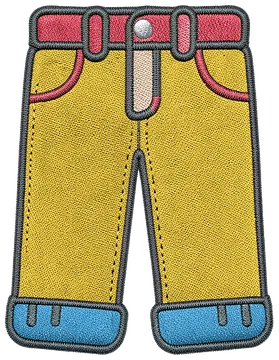
#> input picture resources/images/cards/standard/1-0.webp, 279 x 360 px
$ python -i recolour_card_art.py   (imports and definitions only)
#> lines starting #> are read from the running program, lines starting #| are printed output that depends on the picture; after the words box and inside, x2 and y2 are one past the last pixel; in counts of white or black regions, pixels touching at a corner belong together
"""Recolour marker-coloured card art masters into the four card colours.

A master is generated with each recolourable zone painted in a marker colour:
main = magenta, secondary = cyan, accent = lime. Everything else (outlines,
metal, highlights, halftone ink) is a fixed part and keeps its colour. The
background is plain white and is cut out from the image edges inwards.

Usage:
    python3 art-gen/recolour_card_art.py MASTER_OR_DIR [...] --out DIR [--sheet FILE]

See art-gen/README.md for the full approach.
"""
from __future__ import annotations

import argparse
from pathlib import Path

import numpy as np
from PIL import Image, ImageDraw, ImageFont
from scipy import ndimage

# Hue ranges in degrees for each marker zone. Generators drift off the exact
# hex values (magenta comes out deep pink, lime comes out yellow-green), so
# the ranges are wide. Navy ink (about 240 degrees) must stay outside "main".
ZONE_HUES: dict[str, tuple[float, float]] = {
    "main": (255.0, 350.0),
    "secondary": (165.0, 205.0),
    "accent": (55.0, 145.0),
}
MIN_ZONE_SATURATION = 0.20
MIN_ZONE_VALUE = 0.15
BACKGROUND_MIN_CHANNEL = 225
# Enclosed near-white areas count as background when they look like it: big
# enough, as bright as the background and as flat. Silver highlights and cream
# thread average about 245 with a spread near 8; holes average 254 with about 3.
HOLE_MIN_PIXELS = 300
HOLE_MIN_MEAN = 250
HOLE_MAX_SPREAD = 4.5
# Bright, saturated pixels outside every zone are colours the generator invented
# (gradients, extra tints). Dark navy ink is excluded by the brightness floor.
STRAY_MIN_VALUE = 0.55
STRAY_FLAG_SHARE = 0.02
# The secondary colour marks a sizeable detail (a pocket, a panel), so a master
# where it covers less than this share of the item is worth a look.
MIN_SECONDARY_SHARE = 0.04

Rgb = tuple[int, int, int]
Colourway = dict[str, Rgb]

# Used when no item is known (running this file directly on loose masters).
# The batch uses each item's own colourways from card_art_colours.py.
TRIAL_COLOURWAYS: list[tuple[str, Colourway]] = [
    ("red", {"main": (224, 59, 59), "secondary": (139, 30, 45), "accent": (246, 231, 200)}),
    ("blue", {"main": (45, 127, 249), "secondary": (23, 59, 122), "accent": (255, 159, 67)}),
    ("green", {"main": (47, 168, 90), "secondary": (20, 92, 51), "accent": (255, 209, 102)}),
    ("yellow", {"main": (247, 197, 43), "secondary": (185, 119, 14), "accent": (91, 63, 160)}),
]


def background_mask(rgb: np.ndarray) -> np.ndarray:
    """Near-white pixels connected to the image border, plus enclosed holes (a bag's top loop).

    A hole is told apart from white parts of the item (silver highlights, cream
    thread) by being the same flat pure white as the background.
    """
    near_white = (rgb >= BACKGROUND_MIN_CHANNEL).all(axis=-1)
    labels, count = ndimage.label(near_white)
    border_labels = np.unique(np.concatenate([labels[0], labels[-1], labels[:, 0], labels[:, -1]]))
    border_labels = border_labels[border_labels != 0]
    if count:
        index = np.arange(1, count + 1)
        darkest = rgb.min(axis=-1).astype(float)
        sizes = ndimage.sum(near_white, labels, index)
        means = ndimage.mean(darkest, labels, index)
        spreads = ndimage.standard_deviation(darkest, labels, index)
        holes = index[(sizes >= HOLE_MIN_PIXELS) & (means >= HOLE_MIN_MEAN) & (spreads <= HOLE_MAX_SPREAD)]
        border_labels = np.union1d(border_labels, holes)
    return np.isin(labels, border_labels)


def zone_masks(rgb: np.ndarray) -> dict[str, np.ndarray]:
    hsv = np.array(Image.fromarray(rgb).convert("HSV")).astype(np.float32) / 255.0
    hue_degrees = hsv[..., 0] * 360.0
    is_coloured = (hsv[..., 1] >= MIN_ZONE_SATURATION) & (hsv[..., 2] >= MIN_ZONE_VALUE)
    return {
        zone: is_coloured & (hue_degrees >= low) & (hue_degrees <= high)
        for zone, (low, high) in ZONE_HUES.items()
    }


def stray_colour_share(rgb: np.ndarray, masks: dict[str, np.ndarray], item: np.ndarray) -> float:
    """Share of the item's pixels in a colour the recolour can't map."""
    hsv = np.array(Image.fromarray(rgb).convert("HSV")).astype(np.float32) / 255.0
    in_any_zone = np.logical_or.reduce(list(masks.values()))
    stray = item & ~in_any_zone & (hsv[..., 1] >= MIN_ZONE_SATURATION) & (hsv[..., 2] >= STRAY_MIN_VALUE)
    return stray.sum() / max(item.sum(), 1)


MARKER_COLOURS = {"main": (255, 0, 255), "secondary": (0, 255, 255), "accent": (0, 255, 0)}
# How dark a filled hole is drawn: the inside of a garment, in shadow.
HOLE_FILL_SHADE = 0.7


# [49 lines left out: functions fill_holes, recolour, not called in this run]


def master_label(path: Path) -> str:
    """Folder plus seed: Draw Things names exports after the prompt, ending in the seed."""
    seed = path.stem.rsplit("_", 1)[-1]
    return f"{path.parent.name}-{seed}"


def process_master(
    path: Path, out_dir: Path, colourways: list[tuple[str, Colourway]] | None = None, fill_holes_with: str | None = None
) -> tuple[list[Image.Image], list[str]]:
    """The 4 recoloured cards (CardColor order), and the issues that make the master worth a look."""
#> called with out_dir = 'out.png'
    rgb = np.array(Image.open(path).convert("RGB"))
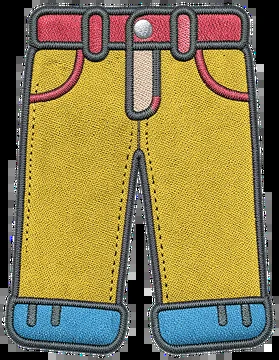
#> rgb: shape (360, 279, 3); mean R, G, B 138.1, 124.3, 75.6
    if fill_holes_with:
        rgb = fill_holes(rgb, fill_holes_with)
    alpha = np.where(background_mask(rgb), 0, 255).astype(np.uint8)
#> in background_mask, `near_white = (rgb >= BACKGROUND_MIN_CHANNEL).all(axis=-1)`:
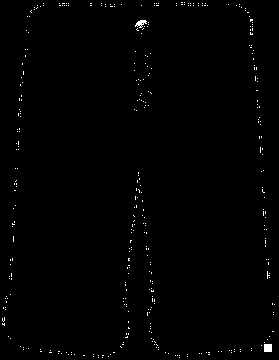
#> near_white: shape (360, 279) bool; 0.69% white in thin lines or dots
#> in background_mask, `labels, count = ndimage.label(near_white)`: labels: shape (360, 279) int32; 391 distinct labels, from 0 to 390
#> in background_mask, `labels, count = ndimage.label(near_white)`: count = 390
#> in background_mask, `border_labels = np.unique(np.concatenate([labels[0], labels[-1], label..`: border_labels = [0]
#> in background_mask, `border_labels = border_labels[border_labels != 0]`: border_labels = empty array
#> in background_mask, `darkest = rgb.min(axis=-1).astype(float)`:
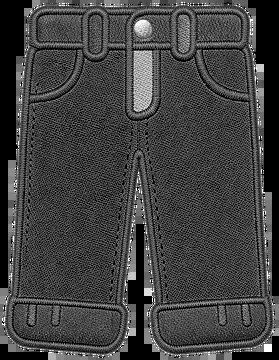
#> darkest: shape (360, 279) float64; min 0, max 255, mean 65.4
#> in background_mask, `sizes = ndimage.sum(near_white, labels, index)`: sizes = 390 values, max 64 at index 332, min 1 at index 1, mean 1.77
#> in background_mask, `means = ndimage.mean(darkest, labels, index)`: means = 390 values, max 255 at index 0, min 225 at index 69, mean 247
#> in background_mask, `spreads = ndimage.standard_deviation(darkest, labels, index)`: spreads = 390 values, max 14 at index 185, min 0 at index 0, mean 0.821
#> in background_mask, `holes = index[(sizes >= HOLE_MIN_PIXELS) & (means >= HOLE_MIN_MEAN) & ..`: holes = empty array
#> in background_mask, `return np.isin(labels, border_labels)`: returned value: shape (360, 279) bool; every value is 0
#> alpha: shape (360, 279); every value is 255
    masks = zone_masks(rgb)
#> in zone_masks, `hsv = np.array(Image.fromarray(rgb).convert("HSV")).astype(np.float32)..`:
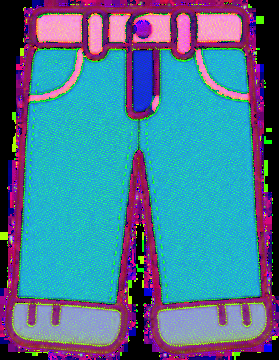
#> hsv: shape (360, 279, 3) float32; mean R, G, B 0.289, 0.469, 0.579
#> in zone_masks, `hue_degrees = hsv[..., 0] * 360.0`:
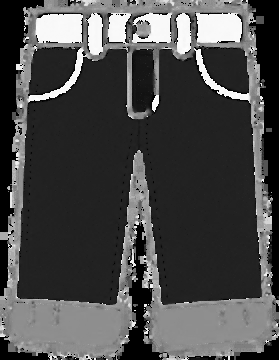
#> hue_degrees: shape (360, 279) float32; min 0, max 358.6, mean 104.2; drawn with min black and max white
#> in zone_masks, `is_coloured = (hsv[..., 1] >= MIN_ZONE_SATURATION) & (hsv[..., 2] >= M..`:
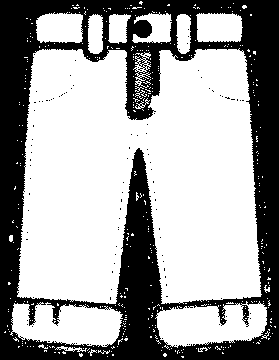
#> is_coloured: shape (360, 279) bool; 63.8% white; 102 black regions (101 under 20 px), largest, box (x1, y1, x2, y2) and area: (0, 0, 279, 360) 36186
#> masks = 3 items
    coverage = {zone: f"{mask.sum() / max((alpha > 0).sum(), 1):.0%}" for zone, mask in masks.items()}
#> coverage = {'main': '1%', 'secondary': '8%', 'accent': '0%'}
    stray = stray_colour_share(rgb, masks, alpha > 0)
#> in stray_colour_share, `in_any_zone = np.logical_or.reduce(list(masks.values()))`: in_any_zone: shape (360, 279) bool; 8.7% white; 406 white regions (395 under 20 px), largest, box (x1, y1, x2, y2) and area: (10, 302, 123, 347) 3630, (155, 301, 267, 347) 3618, (55, 346, 87, 352) 82
#> in stray_colour_share, `stray = item & ~in_any_zone & (hsv[..., 1] >= MIN_ZONE_SATURATION) & (..`:
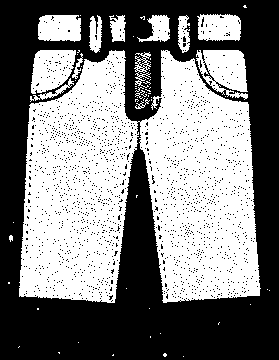
#> stray: shape (360, 279) bool; 49.6% white; 63 white regions (48 under 20 px), largest, box (x1, y1, x2, y2) and area: (19, 50, 261, 303) 42371, (196, 50, 248, 100) 1723, (31, 50, 76, 94) 1451
#> stray = 0.496
    secondary = masks["secondary"].sum() / max((alpha > 0).sum(), 1)
#> secondary = 0.0782
    issues = []
    if stray >= STRAY_FLAG_SHARE:
        issues.append("stray colours")
    if secondary < MIN_SECONDARY_SHARE:
        issues.append("small secondary")
    print(f"{master_label(path)}: zone coverage {coverage}, stray colour {stray:.1%}{'  <-- CHECK: ' + ', '.join(issues) if issues else ''}")

    cards = []
    for card_color, (name, colourway) in enumerate(colourways or TRIAL_COLOURWAYS):
        rgba = np.dstack([recolour(rgb, masks, colourway), alpha])
        card = Image.fromarray(rgba, mode="RGBA")
        card = card.crop(card.getbbox())
        out_dir.mkdir(parents=True, exist_ok=True)
        card.save(out_dir / f"{master_label(path)}-c{card_color}-{name}.png", optimize=True)
        cards.append(card)
    return cards, issues


# [60 lines left out: functions card_face, contact_sheet, main, not called in this run]


# [2 lines not run here, left out]

#> (the run stopped early here; a loop or call above may not have finished)

$ run again, on resources/images/cards/standard/11-2.webp
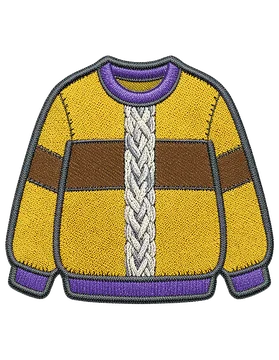
#> input picture resources/images/cards/standard/11-2.webp, 279 x 360 px
#> in background_mask, `near_white = (rgb >= BACKGROUND_MIN_CHANNEL).all(axis=-1)`:
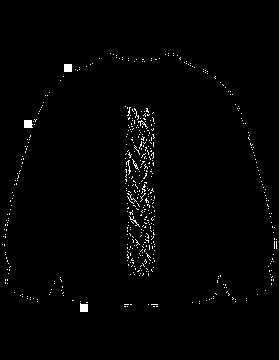
#> near_white: shape (360, 279) bool; 1.3% white in thin lines or dots, all inside (x1, y1, x2, y2) = (2, 53, 277, 312)
#> labels: shape (360, 279) int32; 688 distinct labels, from 0 to 687
#> count = 687
#> in background_mask, `border_labels = np.unique(np.concatenate([labels[0], labels[-1], label..`: border_labels = [0]
#> in background_mask, `border_labels = border_labels[border_labels != 0]`: border_labels = empty array
#> sizes = 687 values, max 66 at index 111, min 1 at index 0, mean 1.89
#> means = 687 values, max 255 at index 23, min 225 at index 113, mean 241.6
#> spreads = 687 values, max 12 at index 353, min 0 at index 0, mean 1.31
#> holes = empty array
#> alpha: shape (360, 279); every value is 255
#> is_coloured: shape (360, 279) bool; 39.9% white; 164 white regions (158 under 20 px), largest, box (x1, y1, x2, y2) and area: (11, 70, 129, 277) 17153, (153, 70, 269, 277) 16978, (99, 61, 180, 104) 2253, (67, 277, 211, 298) 2225, (231, 267, 265, 292) 544, (15, 267, 48, 292) 531
#> masks = 3 items
#> coverage = {'main': '5%', 'secondary': '0%', 'accent': '0%'}
#> in_any_zone: shape (360, 279) bool; 4.8% white; 142 white regions (138 under 20 px), largest, box (x1, y1, x2, y2) and area: (69, 278, 210, 296) 1983, (99, 62, 180, 103) 1696, (232, 267, 264, 291) 472, (16, 267, 48, 292) 461
#> in stray_colour_share, `stray = item & ~in_any_zone & (hsv[..., 1] >= MIN_ZONE_SATURATION) & (..`:
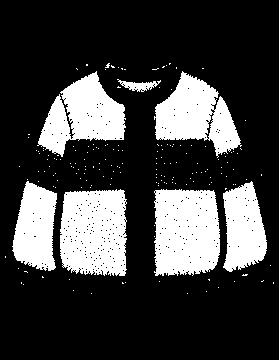
#> stray: shape (360, 279) bool; 24.6% white; 176 white regions (169 under 20 px), largest, box (x1, y1, x2, y2) and area: (154, 189, 220, 276) 5142, (60, 189, 127, 276) 5113, (37, 71, 126, 157) 4127
#> in process_master, `stray = stray_colour_share(rgb, masks, alpha > 0)`: stray = 0.246
#> secondary = 0.00146
